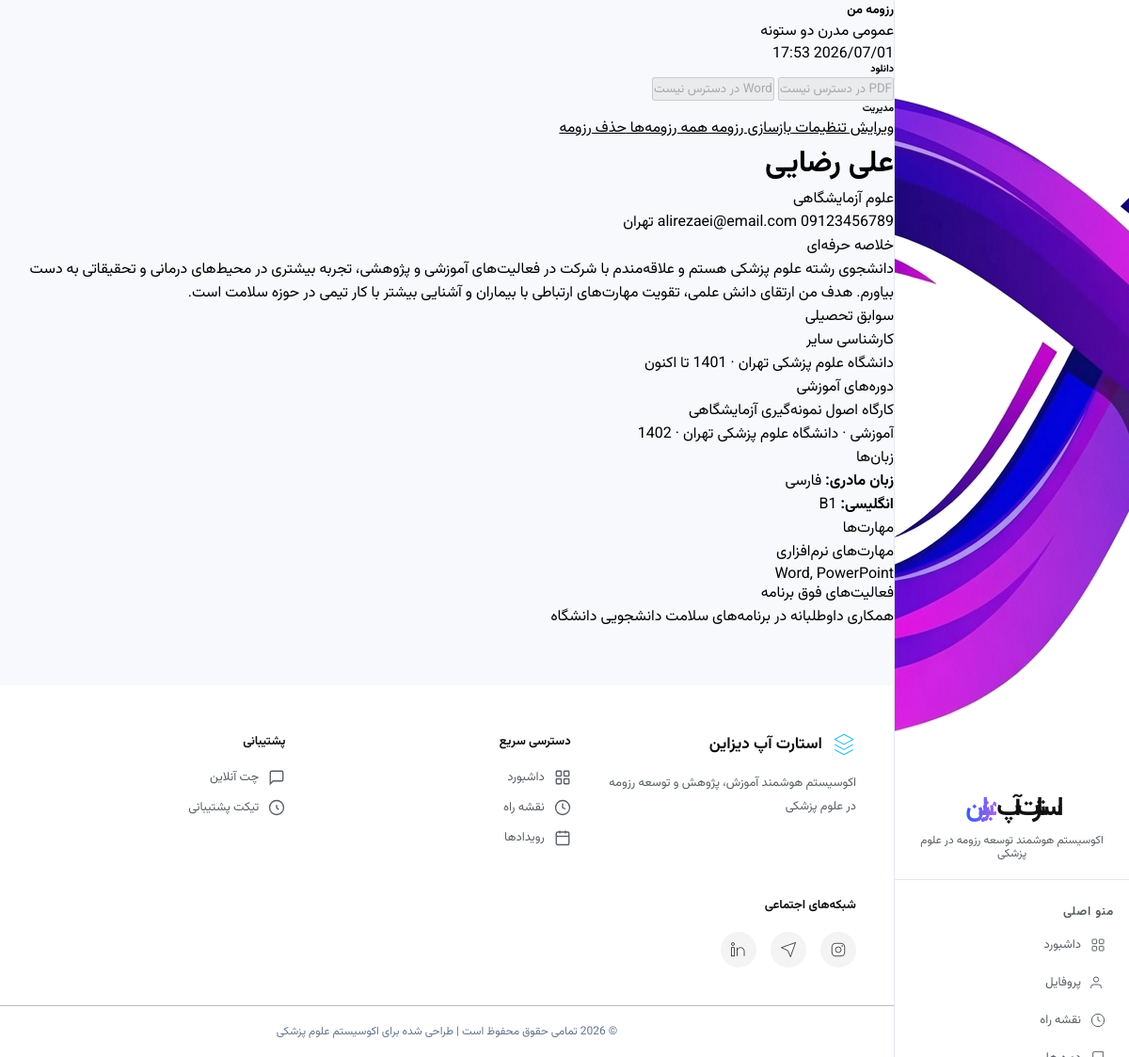
/resume/21/ (signed in), run on the app's committed database.
### resume/models.py (models this page shows, shortened)
class Resume(models.Model):
    user = models.ForeignKey(User, on_delete=models.CASCADE, related_name='resumes')
    title = models.CharField('عنوان رزومه', max_length=200, default='رزومه من')
    purpose = models.CharField('هدف رزومه', max_length=50, choices=PURPOSE_CHOICES, default='general')
    template = models.CharField('قالب رزومه', max_length=30, choices=TEMPLATE_CHOICES, default='classic')
    use_ai = models.BooleanField('استفاده از AI', default=False)
    ai_enhanced = models.BooleanField('بهبود یافته با AI', default=False)
    include_education = models.BooleanField('تحصیلات', default=True)
    include_articles = models.BooleanField('مقالات', default=True)
    include_presentations = models.BooleanField('ارائه‌ها', default=True)
    include_executive = models.BooleanField('سوابق اجرایی', default=True)
    include_training = models.BooleanField('دوره‌های آموزشی', default=True)
    include_clinical = models.BooleanField('سوابق بالینی', default=True)
    include_languages = models.BooleanField('زبان‌ها', default=True)
    include_skills = models.BooleanField('مهارت‌ها', default=True)
    include_extracurricular = models.BooleanField('فعالیت‌های فوق برنامه', default=True)
    ai_summary = models.TextField('خلاصه حرفه‌ای (AI)', blank=True)
    pdf_file = models.FileField('فایل PDF', upload_to='resumes/pdf/', blank=True, null=True)
    docx_file = models.FileField('فایل Word', upload_to='resumes/docx/', blank=True, null=True)
    created_at = models.DateTimeField(auto_now_add=True)
    updated_at = models.DateTimeField(auto_now=True)
    class Meta:
        verbose_name = 'رزومه'
        verbose_name_plural = 'رزومه‌ها'
        ordering = ['-created_at']

### accounts/models.py (models this page shows, shortened)
class Profile(models.Model):
    GENDER_CHOICES = [('مرد', 'مرد'), ('زن', 'زن')]
    MARITAL_CHOICES = [('مجرد', 'مجرد'), ('متأهل', 'متأهل')]
    MILITARY_CHOICES = [
        ('', 'مربوط نیست'),
        ('معاف', 'معاف'),
        ('طرح پزشکی', 'طرح پزشکی'),
        ('سرباز', 'سرباز'),
        ('پایان خدمت', 'پایان خدمت'),
    ]
    SERVICE_PLAN_CHOICES = [
        ('', 'انتخاب کنید'),
        ('مشمول نیستم', 'مشمول نیستم'),
        ('در حال گذراندن', 'در حال گذراندن'),
        ('پایان یافته', 'پایان یافته'),
    ]
    PROPOSAL_STATUS_CHOICES = [
        ('', 'انتخاب کنید'),
        ('همه در جریان', 'همه در جریان'),
        ('همه خاتمه‌یافته', 'همه خاتمه‌یافته'),
        ('ترکیبی', 'ترکیبی (برخی در جریان، برخی خاتمه‌یافته)'),
    ]
    ENGLISH_LEVEL_CHOICES = [
        ('', 'انتخاب کنید'),
        ('A1', 'A1'), ('A2', 'A2'),
        ('B1', 'B1'), ('B2', 'B2'),
        ('C1', 'C1'), ('C2', 'C2'),
    ]
    GOAL_CHOICES = [
        ('استعداد درخشان', 'استعداد درخشان'),
        ('۴۰ امتیازی', '۴۰ امتیازی'),
        ('هیات علمی', 'هیات علمی'),
        ('ریسرچ پوزیشن / فلوشیپ خارج', 'ریسرچ پوزیشن / فلوشیپ خارج'),
    ]
    user = models.OneToOneField(User, on_delete=models.CASCADE, related_name='profile')
    first_name = models.CharField('نام', max_length=100)
    last_name = models.CharField('نام خانوادگی', max_length=100)
    gender = models.CharField('جنسیت', max_length=10, choices=GENDER_CHOICES)
    marital_status = models.CharField('وضعیت تأهل', max_length=10, choices=MARITAL_CHOICES, blank=True)
    military_status = models.CharField('وضعیت سربازی', max_length=20, choices=MILITARY_CHOICES, blank=True)
    job_title = models.CharField('عنوان شغلی', max_length=150, blank=True)
    birth_date = models.CharField('تاریخ تولد', max_length=20)
    country = models.CharField('کشور', max_length=100, blank=True, default='ایران')
    city = models.CharField('استان / شهر محل سکونت', max_length=100, blank=True)
    phone = models.CharField('شماره موبایل', max_length=20)
    email = models.EmailField('ایمیل', blank=True)
    website = models.URLField('وب‌سایت شخصی', blank=True)
    national_id = models.CharField('کد ملی / شماره پاسپورت', max_length=20, blank=True)
    orcid = models.CharField('شناسه ORCID', max_length=20, blank=True)
    proposal_count = models.PositiveSmallIntegerField('تعداد پروپوزال‌ها', null=True, blank=True)
    proposal_status = models.CharField('وضعیت پروپوزال‌ها', max_length=50, choices=PROPOSAL_STATUS_CHOICES, blank=True)
    software_skills = models.TextField('مهارت‌های نرم‌افزاری', blank=True)
    writing_skills = models.TextField('مهارت‌های نگارشی', blank=True)
    clinical_certs = models.TextField('گواهینامه‌های مهارتی', blank=True)
    clinical_exp = models.TextField('سوابق کار دانشجویی و بالینی', blank=True)
    procedures = models.TextField('مهارت‌های پروسیجرال', blank=True)
    native_lang = models.CharField('زبان مادری', max_length=50, default='فارسی')
    english_level = models.CharField('سطح زبان انگلیسی', max_length=5, choices=ENGLISH_LEVEL_CHOICES, blank=True, default='')
    lang_cert = models.TextField('مدرک زبان انگلیسی', blank=True)
    other_langs = models.TextField('سایر زبان‌ها', blank=True)
    extracurricular = models.TextField('فعالیت‌های فوق برنامه', blank=True)
    goal = models.CharField('هدف نهایی حرفه‌ای', max_length=50, choices=GOAL_CHOICES)
    specialty = models.CharField('حوزه تخصصی', max_length=200, blank=True)
    goal_notes = models.TextField('توضیحات اهداف', blank=True)
    service_plan = models.CharField('وضعیت طرح نیروی انسانی', max_length=30, choices=SERVICE_PLAN_CHOICES, blank=True)
    raw_text = models.TextField('متن خام پروفایل', blank=True)
    created_at = models.DateTimeField(auto_now_add=True)
    updated_at = models.DateTimeField(auto_now=True)
    class Meta:
        verbose_name = 'پروفایل'
        verbose_name_plural = 'پروفایل‌ها'

class Education(models.Model):
    FIELD_CHOICES = [
        ('پزشکی', 'پزشکی'), ('دندان‌پزشکی', 'دندان‌پزشکی'),
        ('داروسازی', 'داروسازی'), ('پرستاری', 'پرستاری'),
        ('فیزیوتراپی', 'فیزیوتراپی'), ('سایر', 'سایر'),
    ]
    DEGREE_CHOICES = [
        ('کارشناسی', 'کارشناسی'), ('کارشناسی ارشد', 'کارشناسی ارشد'),
        ('دکتری عمومی', 'دکتری عمومی'), ('دکتری تخصصی', 'دکتری تخصصی'),
    ]
    UNI_TYPE_CHOICES = [('تیپ ۱', 'تیپ ۱'), ('تیپ ۲', 'تیپ ۲'), ('تیپ ۳', 'تیپ ۳')]
    STAGE_CHOICES = [
        ('علوم پایه', 'علوم پایه'), ('فیزیوپات', 'فیزیوپات'),
        ('استاژری', 'استاژری'), ('اینترنی', 'اینترنی'),
        ('فارغ‌التحصیل', 'فارغ‌التحصیل'),
    ]
    profile = models.ForeignKey(Profile, on_delete=models.CASCADE, related_name='educations')
    field = models.CharField('رشته تحصیلی', max_length=30, choices=FIELD_CHOICES)
    degree = models.CharField('مقطع تحصیلی', max_length=20, choices=DEGREE_CHOICES)
    university = models.CharField('دانشگاه', max_length=200, blank=True)
    uni_type = models.CharField('تیپ دانشگاه', max_length=10, choices=UNI_TYPE_CHOICES, blank=True)
    start_date = models.CharField('تاریخ شروع', max_length=20, blank=True)
    end_date = models.CharField('تاریخ پایان', max_length=50, blank=True)
    stage = models.CharField('مرحله تحصیلی', max_length=20, choices=STAGE_CHOICES, blank=True)
    current_term = models.PositiveSmallIntegerField(
        'ترم فعلی', null=True, blank=True,
        validators=[MinValueValidator(1), MaxValueValidator(20)]
    )
    remaining_terms = models.PositiveSmallIntegerField(
        'ترم‌های باقیمانده', null=True, blank=True,
        validators=[MaxValueValidator(20)]
    )
    gpa = models.DecimalField(
        'معدل', max_digits=4, decimal_places=2, null=True, blank=True,
        validators=[MinValueValidator(0), MaxValueValidator(20)]
    )
    class Meta:
        verbose_name = 'تحصیلات'
        verbose_name_plural = 'تحصیلات'
        ordering = ['start_date']

class TrainingCourse(models.Model):
    CATEGORY_CHOICES = [
        ('پژوهشی', 'پژوهشی'),
        ('بالینی', 'بالینی'),
        ('آموزشی', 'آموزشی'),
        ('نرم‌افزاری', 'نرم‌افزاری'),
        ('زبان', 'زبان'),
        ('سایر', 'سایر'),
    ]
    STATUS_CHOICES = [
        ('تکمیل‌شده', 'تکمیل‌شده'),
        ('در حال گذراندن', 'در حال گذراندن'),
        ('ناتمام', 'ناتمام'),
    ]
    CERTIFICATE_CHOICES = [
        ('دارد', 'دارد'),
        ('ندارد', 'ندارد'),
    ]
    profile = models.ForeignKey(Profile, on_delete=models.CASCADE, related_name='training_courses')
    title = models.CharField('عنوان دوره', max_length=300, blank=True)
    category = models.CharField('دسته', max_length=30, choices=CATEGORY_CHOICES, blank=True)
    status = models.CharField('وضعیت', max_length=30, choices=STATUS_CHOICES, blank=True)
    organizer = models.CharField('برگزارکننده', max_length=200, blank=True)
    date = models.CharField('تاریخ', max_length=20, blank=True)
    certificate = models.CharField('گواهی', max_length=10, choices=CERTIFICATE_CHOICES, blank=True)
    skills_gained = models.TextField('مهارت کسب‌شده', blank=True)
    class Meta:
        verbose_name = 'دوره آموزشی'
        verbose_name_plural = 'دوره‌های آموزشی'
        ordering = ['date']

### resume/views.py (the view)
# urls.py: path('<int:pk>/', views.resume_detail, name='resume_detail'),
@login_required
def resume_detail(request, pk):
    resume = get_object_or_404(Resume, pk=pk, user=request.user)
    profile = request.user.profile
    return render(request, 'resume/resume_detail.html', {
        'resume': resume,
        'profile': profile,
    })

### templates/resume/resume_detail.html (shortened to what this page needs)
{% extends "base.html" %}
{% load static %}
{% block content %}
<div class="rs-page" dir="rtl">
  <div class="container-fluid py-4">
    <div class="row g-4">
      <div class="col-lg-3 col-md-4">
        <div class="rs-sidebar-card sticky-top" style="top: 90px;">
          <div class="rs-sidebar-head">
            <h5 class="rs-sidebar-title">{{ resume.title }}</h5>
            <div class="rs-inline-badges">
              <span class="rs-badge rs-badge-gray">{{ resume.get_purpose_display }}</span>
              <span class="rs-badge rs-badge-blue">{{ resume.get_template_display }}</span>
            </div>
            <p class="rs-card-date mb-0">
              {{ resume.created_at|date:"Y/m/d H:i" }}
            </p>
          </div>
          <div class="rs-sidebar-section">
            <h6 class="rs-sidebar-label">دانلود</h6>
            {% if resume.pdf_file %}
            <a href="{% url 'resume:download_pdf' resume.pk %}" class="rs-btn rs-btn-danger w-100 mb-2">
              <i class="bi bi-file-pdf-fill me-2"></i>دانلود PDF
            </a>
            {% else %}
            <button class="rs-btn rs-btn-outline-danger w-100 mb-2" disabled>
              PDF در دسترس نیست
            </button>
            {% endif %}
            {% if resume.docx_file %}
            <a href="{% url 'resume:download_docx' resume.pk %}" class="rs-btn rs-btn-primary w-100 mb-2">
              <i class="bi bi-file-word-fill me-2"></i>دانلود Word
            </a>
            {% else %}
            <button class="rs-btn rs-btn-outline-primary w-100 mb-2" disabled>
              Word در دسترس نیست
            </button>
            {% endif %}
          </div>
          <div class="rs-sidebar-section">
            <h6 class="rs-sidebar-label">مدیریت</h6>
            <a href="{% url 'resume:resume_edit' resume.pk %}" class="rs-btn rs-btn-outline-secondary w-100 mb-2">
              ویرایش تنظیمات
            </a>
            <a href="{% url 'resume:resume_regenerate' resume.pk %}" class="rs-btn rs-btn-outline-warning w-100 mb-2">
              بازسازی رزومه
            </a>
            <a href="{% url 'resume:resume_list' %}" class="rs-btn rs-btn-outline-dark w-100 mb-2">
              همه رزومه‌ها
            </a>
            <a href="{% url 'resume:resume_delete' resume.pk %}" class="rs-btn rs-btn-outline-danger w-100">
              حذف رزومه
            </a>
          </div>
        </div>
      </div>
      <div class="col-lg-9 col-md-8">
        <div class="rs-preview-shell">
          <div class="rs-paper" id="resumePreview" data-template="{{ resume.template }}">
            {% with tmpl=resume.template %}
            <div class="rs-paper-header rs-paper-header-{{ tmpl }}">
              <h1 class="rs-paper-name">{{ profile.first_name }} {{ profile.last_name }}</h1>
              {% if profile.job_title or profile.specialty %}
              <p class="rs-paper-subtitle">
                {% if profile.specialty %}{{ profile.specialty }}{% endif %}
              </p>
              {% endif %}
              <div class="rs-paper-contact">
                {% if profile.phone %}<span> {{ profile.phone }}</span>{% endif %}
                {% if profile.email %}<span> {{ profile.email }}</span>{% endif %}
                {% if profile.city %}<span> {{ profile.city }}</span>{% endif %}
              </div>
            </div>
            {% if resume.ai_enhanced and resume.ai_summary %}
            <div class="rs-paper-section">
              <div class="rs-paper-section-title rs-paper-section-title-{{ tmpl }}">
                خلاصه حرفه‌ای
                <span class="rs-badge rs-badge-orange ms-2"><i class="bi bi-stars"></i> AI</span>
              </div>
              <p class="rs-paper-body">{{ resume.ai_summary }}</p>
            </div>
            {% elif profile.goal_notes %}
            <div class="rs-paper-section">
              <div class="rs-paper-section-title rs-paper-section-title-{{ tmpl }}">خلاصه حرفه‌ای</div>
              <p class="rs-paper-body">{{ profile.goal_notes }}</p>
            </div>
            {% endif %}
            {% if resume.include_education and profile.educations.all %}
            <div class="rs-paper-section">
              <div class="rs-paper-section-title rs-paper-section-title-{{ tmpl }}">سوابق تحصیلی</div>
              {% for edu in profile.educations.all %}
              <div class="rs-paper-item">
                <div class="rs-paper-item-title">{{ edu.degree }} {{ edu.field }}</div>
                <div class="rs-paper-item-meta">
                  {{ edu.university }}{% if edu.uni_type %} · {{ edu.uni_type }}{% endif %}
                  {% if edu.start_date or edu.end_date %} · {{ edu.start_date }} تا
                  {{ edu.end_date|default:"اکنون" }}{% endif %}
                </div>
              </div>
              {% endfor %}
            </div>
            {% endif %}
            {% if resume.include_training and profile.training_courses.all %}
            <div class="rs-paper-section">
              <div class="rs-paper-section-title rs-paper-section-title-{{ tmpl }}">دوره‌های آموزشی</div>
              {% for tc in profile.training_courses.all %}
              <div class="rs-paper-item">
                <div class="rs-paper-item-title">{{ tc.title }}</div>
                <div class="rs-paper-item-meta">
                  {% if tc.category %}{{ tc.category }}{% endif %}
                  {% if tc.organizer %} · {{ tc.organizer }}{% endif %}
                  {% if tc.date %} · {{ tc.date }}{% endif %}
                </div>
              </div>
              {% endfor %}
            </div>
            {% endif %}
            {% if resume.include_languages %}
            {% if profile.native_lang or profile.english_level or profile.other_langs %}
            <div class="rs-paper-section">
              <div class="rs-paper-section-title rs-paper-section-title-{{ tmpl }}">زبان‌ها</div>
              <div class="rs-lang-list">
                {% if profile.native_lang %}
                <div class="rs-lang-chip"><strong>زبان مادری:</strong> {{ profile.native_lang }}</div>
                {% endif %}
                {% if profile.english_level %}
                <div class="rs-lang-chip">
                  <strong>انگلیسی:</strong> {{ profile.english_level }}
                </div>
                {% endif %}
              </div>
            </div>
            {% endif %}
            {% endif %}
            {% if resume.include_skills %}
            {% if profile.software_skills or profile.writing_skills %}
            <div class="rs-paper-section">
              <div class="rs-paper-section-title rs-paper-section-title-{{ tmpl }}">مهارت‌ها</div>
              {% if profile.software_skills %}
              <div class="rs-paper-item">
                <div class="rs-paper-item-title">مهارت‌های نرم‌افزاری</div>
                <p class="rs-paper-body">{{ profile.software_skills }}</p>
              </div>
              {% endif %}
            </div>
            {% endif %}
            {% endif %}
            {% if resume.include_extracurricular and profile.extracurricular %}
            <div class="rs-paper-section">
              <div class="rs-paper-section-title rs-paper-section-title-{{ tmpl }}">فعالیت‌های فوق برنامه</div>
              <p class="rs-paper-body">{{ profile.extracurricular }}</p>
            </div>
            {% endif %}
            {% endwith %}
          </div>
        </div>
      </div>
    </div>
  </div>
</div>
{% endblock %}

### data on the page
Resume: title "رزومه من", purpose "عمومی", template "مدرن دو ستونه", created_at "2026/07/01 17:53"
Profile: first_name "علی", last_name "رضایی", specialty "علوم آزمایشگاهی", phone "09123456789", email "alirezaei@email.com", city "تهران", goal_notes "دانشجوی رشته علوم پزشکی هستم و علاقه‌مندم با شرکت در فعالیت‌های آموزشی و پژوهشی، تجربه بیشتری در محیط‌های درمانی و تحقیقاتی به دست بیاورم. هدف من ارتقای دانش علمی، تقویت مهارت‌های ارتباطی با بیماران و آشنایی بیشتر با کار تیمی در حوزه سلامت است.", native_lang "فارسی", english_level "B1", software_skills "Word, PowerPoint", extracurricular "همکاری داوطلبانه در برنامه‌های سلامت دانشجویی دانشگاه"
Education: degree "کارشناسی", field "سایر", university "دانشگاه علوم پزشکی تهران", end_date "اکنون"
TrainingCourse: title "کارگاه اصول نمونه‌گیری آزمایشگاهی", category "آموزشی", organizer "دانشگاه علوم پزشکی تهران", date "1402"
